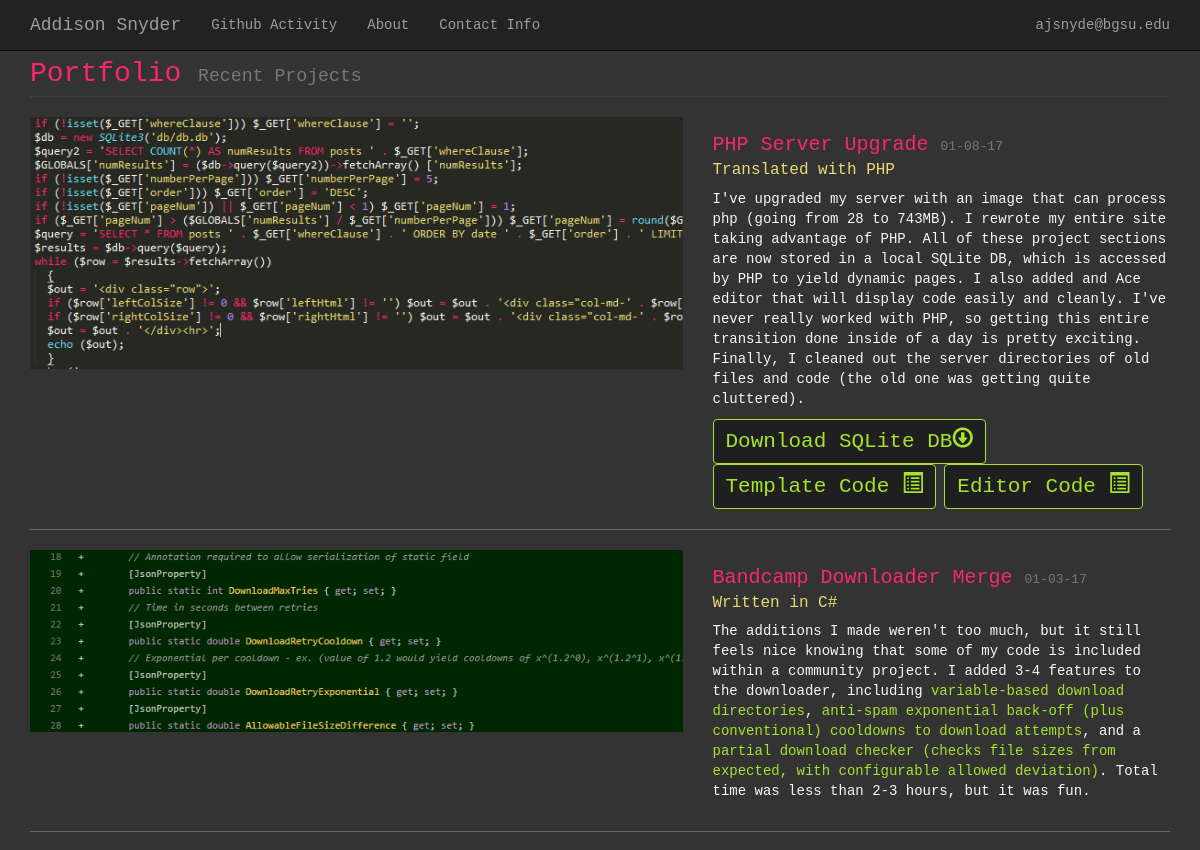
Before: / (upper part) with the older database file.
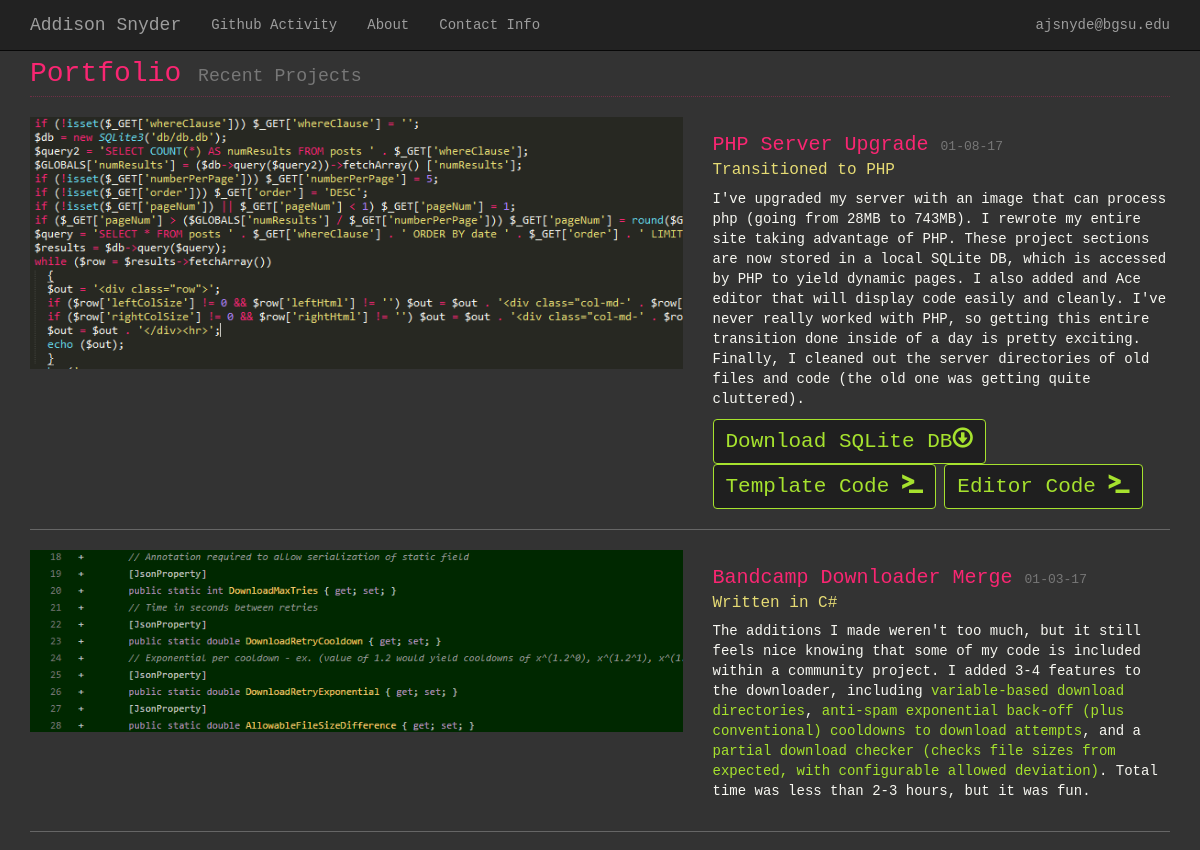
After: the same page with the newer database file.
### tables this page shows
CREATE TABLE "navItems" (
	`displayText`	TEXT,
	`link`	TEXT,
	`displayOrder`	INTEGER
);

CREATE TABLE "posts" (
	`title`	TEXT DEFAULT 'Default Title',
	`subtitle`	TEXT DEFAULT 'Subtitle',
	`date`	NUMERIC DEFAULT current_timestamp,
	`rightHtml`	TEXT DEFAULT '<a href="https://placehold.it/350x150"><img class="img-responsive" src="https://placehold.it/350x150" alt=""></a>',
	`leftHtml`	TEXT DEFAULT '<p>This is the default leftHtml value</p>',
	`rightColSize`	INTEGER DEFAULT 5,
	`leftColSize`	INTEGER DEFAULT 7,
	`tags`	TEXT DEFAULT 'post'
);

### php/template.php (the view, shortened to what this page needs)
<?php
function head($title, $description)
  {
  echo ('
  <head>
    <meta charset="utf-8">
    <meta http-equiv="X-UA-Compatible" content="IE=edge">
    <meta name="viewport" content="width=device-width, initial-scale=1">
    <meta name="description" content="' . $description . '">
    <meta name="author" content="' . $GLOBALS['author'] . '">
    <title>' . $title . '</title>
    <link REL="shortcut icon" href="pics/favicon.png" TYPE="image/x-icon">
    <link href="css/1-col-portfolio.css" rel="stylesheet">
    <link rel="stylesheet" href="https://maxcdn.bootstrapcdn.com/bootstrap/3.3.7/css/bootstrap.min.css">
    <link href="css/custom.css" rel="stylesheet">
    <!--[if lt IE 9]>
    <script src="https://oss.maxcdn.com/libs/html5shiv/3.7.0/html5shiv.js"></script>
    <script src="https://oss.maxcdn.com/libs/respond.js/1.4.2/respond.min.js"></script>
    <![endif]-->
  </head>');
  }
function navbar()
  {
  echo ('<nav class="navbar navbar-inverse navbar-fixed-top" role="navigation">
      <div class="container">
        <div class="navbar-header">
          <button type="button" class="navbar-toggle" data-toggle="collapse" data-target="#bs-example-navbar-collapse-1">
          <span class="sr-only">Toggle navigation</span>
          <span class="icon-bar"></span>
          <span class="icon-bar"></span>
          <span class="icon-bar"></span>
          </button>
          <a class="navbar-brand'.(trim(strval(parse_url($_SERVER['REQUEST_URI'])['path'])) === '/index.php'?' active':'').'" href="index.php">Addison Snyder</a>
        </div>
        <div class="collapse navbar-collapse" id="bs-example-navbar-collapse-1">
          <ul class="nav navbar-nav">
          ');
  $results = $GLOBALS['db']->query('SELECT * FROM navItems ORDER BY displayOrder');
  while ($row = $results->fetchArray())
    {
    echo ('<li '.(((strcmp(trim(strval(parse_url($_SERVER['REQUEST_URI'])['path'])),trim('/'.strval($row['link']))))) === 0?'class = "active"':'').'><a href="'.strval($row['link']).'">' . $row['displayText'] . '</a></li>');
    }
  echo ('</ul>
          <ul class="nav navbar-nav navbar-right">
            <li>
              <a href="Mailto:ajsnyde@bgsu.edu">ajsnyde@bgsu.edu</a>
            </li>
          </ul>
        </div>
      </div>
    </nav>');
  }
function portfolio()
  {
  echo ('
        <div class="row">
        <div class="col-lg-12">
          <h1 class="page-header">Portfolio
            <small>Recent Projects</small>
          </h1>
        </div>
      </div>
      ');
  $db = new SQLite3('db/db.db');
  $query = 'SELECT * FROM posts ' . $_GET['whereClause'] . ' ORDER BY date ' . $_GET['order'] . ' LIMIT ' . $_GET['numberPerPage'] . ' OFFSET ' . ($_GET['numberPerPage'] * ($_GET['pageNum'] - 1));
  $results = $db->query($query);
  while ($row = $results->fetchArray())
    {
    $out = '<div class="row">';
    if ($row['leftColSize'] != 0 && $row['leftHtml'] != '') $out = $out . '<div class="col-md-' . $row['leftColSize'] . '">' . $row['leftHtml'] . '</div>';
    if ($row['rightColSize'] != 0 && $row['rightHtml'] != '') $out = $out . '<div class="col-md-' . $row['rightColSize'] . '">' . '<h3>' . $row['title'] . ' <small>' . date("m-d-y", strtotime($row['date'])) . '</small></h3><h4>' . $row['subtitle'] . '</h4>' . $row['rightHtml'] . '</div>';
    $out = $out . '</div><hr>';
    echo ($out);
    }
  }
?>

### index.php (shortened to what this page needs)
<!DOCTYPE html>
<html lang="en">
	<?php
	  include 'php/template.php';
	  head('Addison Snyder - Portfolio', 'The following is my collection of (mostly) personal projects');
	?>
  <body>
	<?php
	  navBar();
	?>
    <div class="container">
	<?php
	  portfolio();
	?>
    </div>
  </body>
</html>

### css/1-col-portfolio.css (style rules this page uses)
body { padding-top: 70px; }

### css/custom.css (style rules this page uses)
body { background-color: #333; color: #f8f8f2; font-family: "Consolas", monaco, monospace; font-size: 14px; font-style: normal; font-variant: normal; font-weight: 400; line-height: 20px; }
h1 { color: #f92672; font-family: "Consolas", monaco, monospace; font-size: 28px; font-style: normal; font-variant: normal; font-weight: 500; line-height: 26.4px; }
h3 { color: #f92672; font-family: "Consolas", monaco, monospace; font-size: 20px; font-style: normal; font-variant: normal; font-weight: 500; line-height: 15.4px; }
h4 { color: #e6db74; font-family: "Consolas", monaco, monospace; font-size: 16px; font-style: normal; font-variant: normal; font-weight: 500; line-height: 15.4px; }
p { color: #f8f8f2; font-family: "Consolas", monaco, monospace; font-size: 14px; font-style: normal; font-variant: normal; font-weight: 400; line-height: 20px; }
a:link { color: #a6e22e; }
hr { border-top: 1px solid #666666; }
.page-header { border-bottom: 1px dotted #6E2F46; }
.btn-primary { background-color: rgba(0,0,0,.4); border-color: #a6e22e; font-family: "Consolas", monaco, monospace; font-size: 21px; font-style: normal; font-variant: normal; font-weight: 400; line-height: 30px; }
body { padding-top: 51px; }
.navbar { margin-bottom: 0px; }
.page-header { margin-top: 10px; }

Changed rows visible on the page:
changed posts "PHP Server Upgrade": subtitle "Translated with PHP" → "Transitioned to PHP"; rightHtml "I've upgraded my server with an image that can process php (going from 28 to 743MB). I rewrote my entire site taking advantage of PHP. All of these project sections are now stored in a local SQLite DB, which is accessed by PHP to yield dynamic pages. I also added and Ace editor that will display code easily and cleanly. I've never really worked with PHP, so getting this entire transition done inside of a day is pretty exciting. Finally, I cleaned out the server directories of old files and code (the old one was getting quite cluttered). Download SQLite DB Template Code Editor Code" → "I've upgraded my server with an image that can process php (going from 28MB to 743MB). I rewrote my entire site taking advantage of PHP. These project sections are now stored in a local SQLite DB, which is accessed by PHP to yield dynamic pages. I also added and Ace editor that will display code easily and cleanly. I've never really worked with PHP, so getting this entire transition done inside of a day is pretty exciting. Finally, I cleaned out the server directories of old files and code (the old one was getting quite cluttered). Download SQLite DB Template Code Editor Code"
